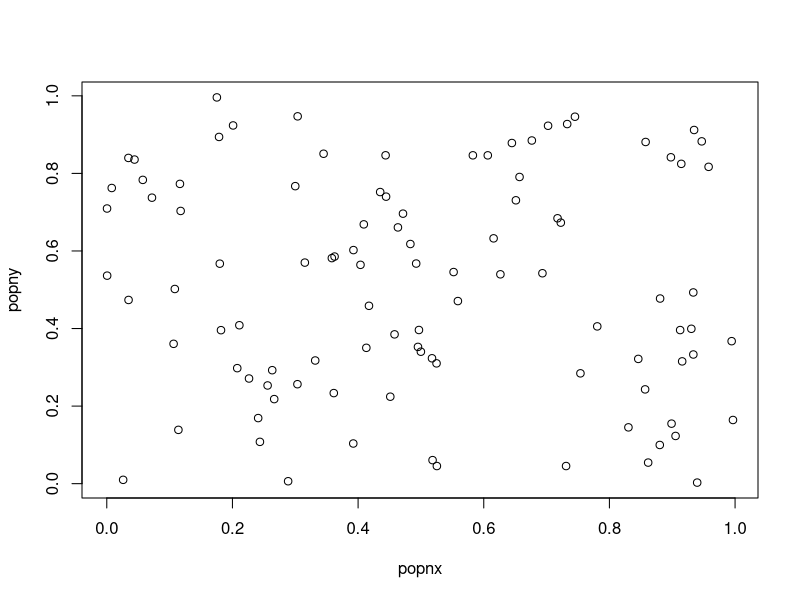
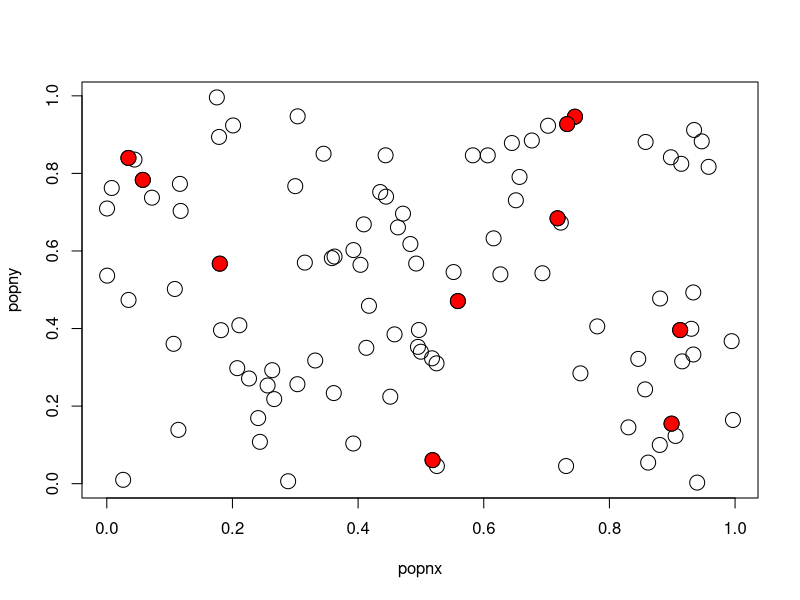
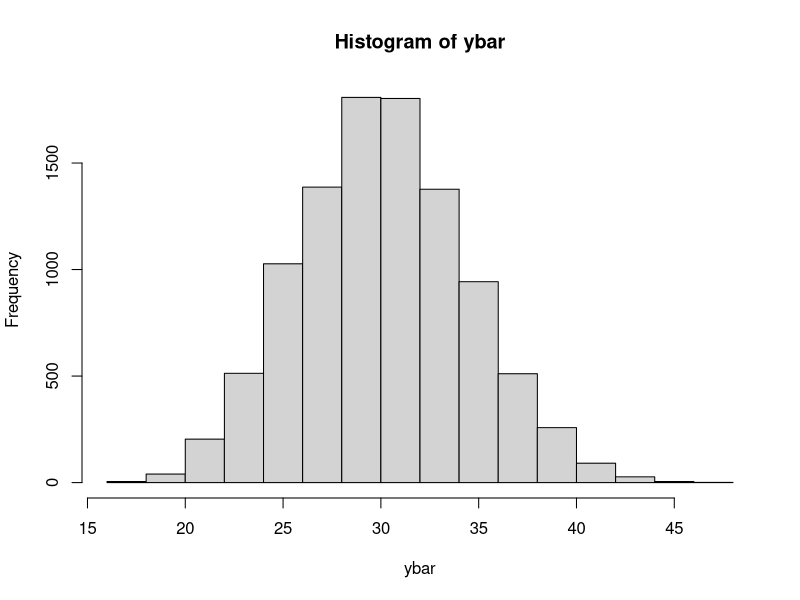

Recreate these plots in R, in order.

##############
#  MODULE 2  #
##############

# Chapter 2: Simple Random Sampling
# 2.8. Computing Notes

  # Entering Data in R

  # To set the variable x to one specific value:
  x <- 20
  
  # To set x to a set of values, say, 3, 7, 5, and 2, 
  # use the combine function “c”:
  x <- c(3,7,5,2)
  
  # This combines the five values into a vector named “x”.

  # Another way is to type “scan()” and at the prompt 
  scan()
  # enter the values with spaces between them, rather than commas. 
  # Hit enter twice when you are done.

  # Check that x is what you want by typing either “x” or “print(x)”. 
  x
  print(x)

  # To read data into R from a spreadsheet program such as Excel, 
  # the easiest way is to save the data while in the spreadsheet 
  # program as a text file with values separated by commas. 
  # Then the file can be read into R with the read.table
  # command or the more specialized read.csv command. 
  # The details will be provided later whenever we need one of these functions.
  # Here are some simple R commands to get started:

  # everything after "#" is a comment line. You don't need to
  # type these lines.
  # type the following commands into the R command window.
  # produce the x and y coordinates for a randomly
  # distributed population of objects in space (eg, trees
  # or animals):
  set.seed(432432) #This forces the random draws to be same everytime you run the code
  popnx <- runif(100)
  popny <- runif(100)

  # plot the spatial distribution of the population
  plot(popnx,popny)

  # change the size of the circle representing each object:
  plot(popnx,popny,cex=2)

  # select a random sample, without replacement, of 10 objects
  # out of the 100 in the population 
  oursample <- sample(1:100,10, replace = FALSE)

  # draw the sample points, in the same plot
  points(popnx[oursample],popny[oursample])

  # distinguish the sample points from the others by color
  points(popnx[oursample],popny[oursample],
       pch=21,bg="red",cex=2)


  # 2.8.2 Sample Estimates
  # The caribou data of Example 2.1 can be entered and 
  # stored as a vector called “y” as follows.
  y <- c(1, 50, 21, 98, 2, 36, 4, 29, 7, 15, 86, 10, 21, 5, 4)

 # The sample mean is 
  mean(y)
 # Can also calculate the mean as.... 
  sum(y)/length(y)

  # Expanding that by the population size gives the estimate 
  # of the population total.
  N <- 286 #total number of possible sample units for this 'population'
  N * mean(y)

  # The calculations for Example 2.1 along with the output looks like this:
  y <- c(1, 50, 21, 98, 2, 36, 4, 29, 7, 15, 86, 10, 21, 5, 4)
  # the sample mean:
  mean(y) #25.93333
  # the sample variance:
  var(y) #919.0667
  # the estimate of the variance of the sample mean:
  (1-15/286)*var(y)/15 # 58.05759
  # and standard error:
  sqrt(58.06) # 7.619711
  # the estimate of the population total:
  286*25.9333 #7416.924
  # the estimated variance of that estimate: 
  286^{2} * 58.0576 # 4748879 
  # and standard error:
  sqrt(4748879) #2179.192

  
  # 2.8.3 Simulation
  # The effectiveness of a sampling strategy can be 
  # studied through the use of stochastic simulation. 
  # In this method a “population” of N units with 
  # corresponding y-values, as similar as possible   
  # to the type to be studied, is obtained or constructed 
  # by some means and stored in the computer. 
  # Then (i) a sample is selected using the design 
  #  under consideration, such as simple random sampling 
  # with sample size n; and (ii) with the sample data, 
  # an estimate of a population characteristic is obtained. 
  # These two steps are repeated b times, where the number 
  # of runs b is a large number. The b repetitions of the 
  # sampling procedure produce b different samples s, 
  # each of n units, and b corresponding values of the estimate. 
  # The average of these values approximates the expected value 
  # of the estimator under the design. 
  # The mean square error of the b values approximates the mean 
  # square error of the estimator under the design. 
  # With an unbiased strategy, the mean square error is 
  # the same as the variance.
  # The sample mean is used as an estimate of the population mean. 
  # For a population a data set included in R called “trees” 
  # is used. The “tree” data set contains measurements on 31 
  # fir trees, so N = 31 in the simulation. 
  # A simple random sample of n = 10 of these units is selected 
  # using the R function “sample” and the sample mean is 
  # calculated for the n units in the sample using the R function
  # “mean.” Then a simulation is carried out by repeating 
  # the selection and estimation procedure b times using 
  # a loop and storing the results in a vector called ybar. 
  # First b = 6 is used to make sure the simulation is working. 
  # Then b = 10,000 iterations or runs of the simulation are done. 
  # Resulting summary statistics are printed and a histogram 
  # is plotted showing the distribution of y over the many samples.
  # Lines after the symbol “#” are comments, and are included 
  # only for explanation.

  # Print the trees data set. 
  trees
  # The variable of interest is tree volume, which for
  # simplicity we name "y".
  y <- trees$Volume
  # The 31 trees will serve as our "population" for
  # purposes of simulation.
  N <- 31
  # sample size:
  n <- 10
  # Select a simple random sample of n units from 1, 2,..., N.
  s <- sample(1:N, n, replace=FALSE)
  # Print out unit numbers for the 10 trees in the sample: 
  s
  # Print the y-values (volumes) of the sample trees:
  y[s]
  # The sample mean:
  mean(y[s])
  # Select another sample from the population and repeat the
  # estimation procedure:
  s <- sample(1:N, n, replace=FALSE)
  s
  mean(y[s])
  # Compare the estimate to the population mean:
  mu <- mean(y)
  mu
  # Try a simulation of 6 runs and print out the six 
  # values of the estimate obtained, mainly to check
  # that the simlation  procedure
  # has no errors:
  b <- 6
  # Let R know that the variable ybar is a vector: 
  ybar <- numeric(6)
  for (k in 1:b){ 
    s <- sample(1:N,n)
    ybar[k] <- mean(y[s])
  }
  ybar
  # Now do a full-size simulation of 10,000 runs:
  b <- 10000
  for (k in 1:b){
    s <- sample(1:N,n)
    ybar[k] <- mean(y[s])
  }
  # Summarize the properties of the sampling strategy
  # graphically and numerically:
  hist(ybar)
  mean(ybar)
  var(ybar)
  # Compare the variance calculated directly from the
  # simulation above to the formula that applies
  # specifically to simple random sampling  with the
  # v sample mean: 
  (1-n/N)*var(y)/n
  sd(ybar)
  sqrt((1-n/N)*var(y)/n)
  # The mean square error approximated from the
  # simulation should be # close to the variance but
  # not exactly equal, since they are  calculated  
  # slightly differently:mean((ybar - mu)^{2})
